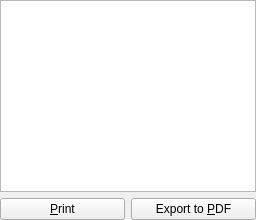
      <widget class="QWidget" name="page_pupilArchive">
       <layout class="QGridLayout" name="gridLayout_14">
        <property name="leftMargin">
         <number>0</number>
        </property>
        <property name="topMargin">
         <number>0</number>
        </property>
        <property name="rightMargin">
         <number>0</number>
        </property>
        <property name="bottomMargin">
         <number>0</number>
        </property>
        <item row="0" column="0">
         <widget class="PupilArchiveTextBrowser" name="textBrowser_pupilArchive"/>
        </item>
        <item row="1" column="0">
         <layout class="QHBoxLayout" name="horizontalLayout_15">
          <item>
           <widget class="QPushButton" name="pushButton_printCurrentPupilArchive">
            <property name="text">
             <string>&amp;Print</string>
            </property>
            <property name="icon">
             <iconset resource="../resources/qupil.qrc">
              <normaloff>:/gfx/document-print.svg</normaloff>:/gfx/document-print.svg</iconset>
            </property>
           </widget>
          </item>
          <item>
           <widget class="QPushButton" name="pushButton_exportCurrentPupilArchiveToPDF">
            <property name="text">
             <string>Export to &amp;PDF</string>
            </property>
            <property name="icon">
             <iconset resource="../resources/qupil.qrc">
              <normaloff>:/gfx/application-pdf.svg</normaloff>:/gfx/application-pdf.svg</iconset>
            </property>
           </widget>
          </item>
         </layout>
        </item>
       </layout>
      </widget>
